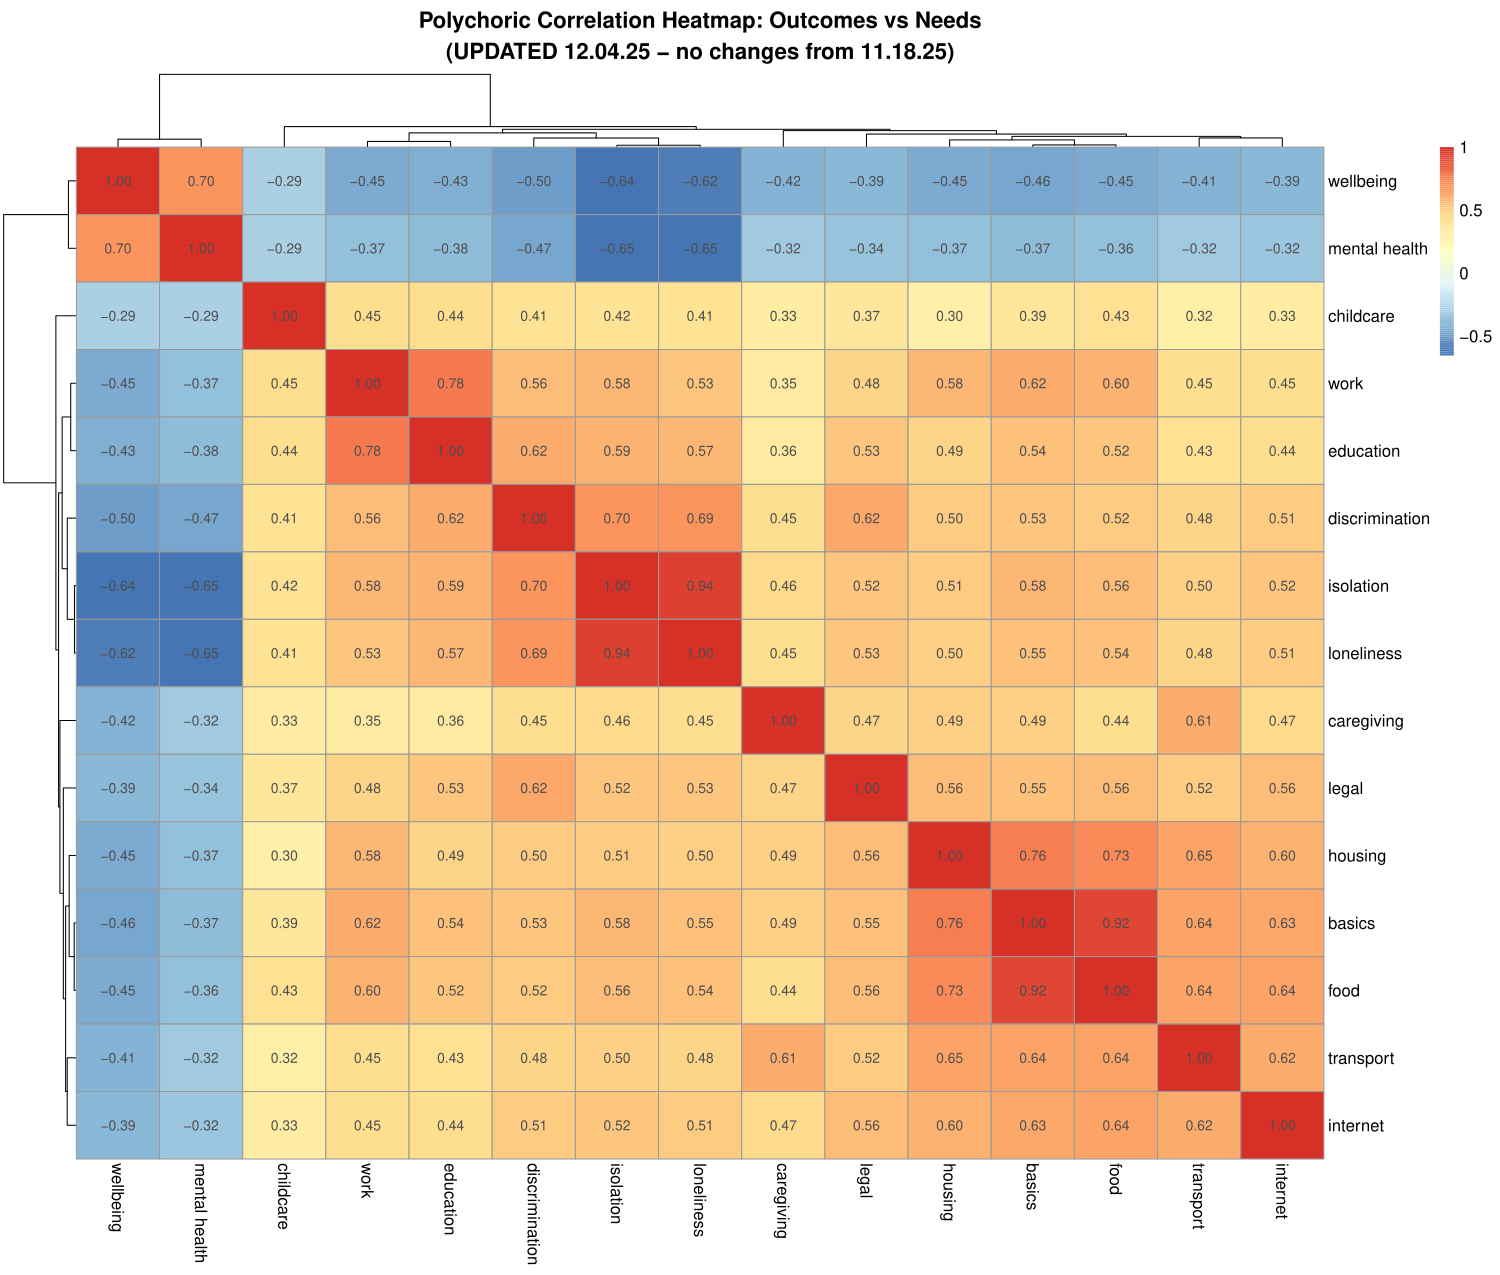

Source code (R):
rm(list=ls())
source("2025_11_17_cleanData.R") 
#
pacman::p_load(here, VGAM, lavaan, 
               pheatmap, qgraph, patchwork, ggpubr, stringr)

dat_fin <- dat_fin |> 
  rowwise() |> 
  mutate(wellbeing_outcome = sum(10*(as.numeric(WBS_FullySat_T1) - 1),
                                 10*(as.numeric(WBS_Involved_T1) - 1), 
                                 10*(as.numeric(WBS_Function_T1) - 1), na.rm = TRUE )/3) |> 
  ungroup() |> 
  mutate(mentalHealth_outcome = RateMentalHealth_T1)

dat_fin <- dat_fin |> select(-contains("WBS")) ## dropping uncoded wellbeing outcomes
dat_fin <- dat_fin |> select(-contains("Rate")) ## dropping uncoded mental health outcomes

dat_fin$wellbeing_outcome <- cut(dat_fin$wellbeing_outcome, 
                                 breaks = c(0, 25, 50, 75, 100), 
                                 labels = c("Q1 (worst)", "Q2", "Q3", "Q4 (best)"))


needs <- colnames(dat_fin)[grepl("help", colnames(dat_fin), ignore.case = TRUE)]
needs_names <- c("basics", "caregiving", "childcare", "work", "food", "housing", 
                 "transport", "internet", "isolation", "loneliness", "discrimination", 
                 "legal", "education")

risks <- colnames(dat_fin)[grepl("_T1", colnames(dat_fin), ignore.case = TRUE)]
risks <- risks[!(risks %in% needs)]
risks_names <- c("basics", "caregiving", "childcare", "work", "food", "housing", 
                 "transport", "internet", "isolation", "loneliness", 
                 "discrimination_rec", "discrimination_gender", "discrimination_age",
                 "discrimination_other", "legal", "education")
outcomes <- colnames(dat_fin)[grepl("outcome", colnames(dat_fin), ignore.case = TRUE)]
outcomes_names <- c("wellbeing", "mental health")




#### outcomes with needs ####
outcomes_needs <- dat_fin |> 
  select(all_of(c(needs, outcomes))) |> 
  drop_na()

outcomes_needs$mentalHealth_outcome <- factor(outcomes_needs$mentalHealth_outcome, 
                                              levels = c(0, 1, 2, 3, 4))
colnames(outcomes_needs) <- c(needs_names, outcomes_names)

cor_matrix <- lavaan::lavCor(outcomes_needs, ordered = colnames(outcomes_needs))

cor_map_needs <- pheatmap(
  cor_matrix,
  main = "Polychoric Correlation Heatmap: Outcomes vs Needs\n(UPDATED 12.04.25 - no changes from 11.18.25)",
  fontsize = 12,
  display_numbers = TRUE,  # Show the correlation coefficient in each cell
  cluster_rows = TRUE,   # Cluster rows to group similar variables
  cluster_cols = TRUE#,   # Cluster columns
  #color = colorRampPalette(c("#67001F", "white", "#053061"))(50) # Red-White-Blue palette
)

factor <- 1.5
ggsave("C:/Users/VHAPTHPURKAS/OneDrive - University of Pittsburgh/CHERP/2024_shep_hausmann/2025_12_04_ordCD/2025_12_04_corPlot_needs.pdf", 
       cor_map_needs, 
       height = factor*8.5,
       width = factor*10, 
       units = "in", 
       device = "pdf")


cor_mat <- matrix(as.numeric(cor_matrix), ncol = ncol(cor_matrix), nrow =  ncol(cor_matrix))
colnames(cor_mat) <- rownames(cor_mat) <- colnames(outcomes_needs)

undir_graph_all_needs <- qgraph(
  cor_mat,
  graph = "cor",            # Use correlation-specific settings
  layout = "spring",        # Use a force-directed layout
  labels = colnames(outcomes_needs), # Use variable names as labels
  theme = "colorblind",
  #minimum = quantile(cor_mat, 2/3),            # Hide weak correlations (edges) < |0.1|
  details = TRUE,           # Show the legend
  title = "Correlation Network of outcomes with needs (no trimming)", 
  label.scale = FALSE
)

undir_graph_trim_needs <- qgraph(
  cor_mat,
  graph = "cor",            # Use correlation-specific settings
  layout = "spring",        # Use a force-directed layout
  labels = colnames(outcomes_needs), # Use variable names as labels
  theme = "colorblind",
  minimum = quantile(cor_mat, 0.5),            # Hide weak correlations (edges) < |0.1|
  details = TRUE,           # Show the legend
  title = "Correlation Network of outcomes with needs (trimming 1/2 of edges)", 
  label.scale = FALSE
)
